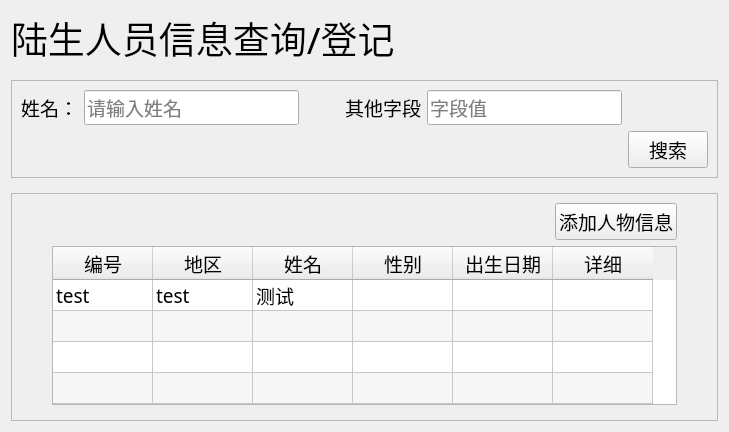
<?xml version="1.0" encoding="UTF-8"?>
<ui version="4.0">
 <class>Form</class>
 <widget class="QWidget" name="Form">
  <property name="geometry">
   <rect>
    <x>0</x>
    <y>0</y>
    <width>729</width>
    <height>432</height>
   </rect>
  </property>
  <property name="font">
   <font>
    <family>SimHei</family>
    <pointsize>14</pointsize>
   </font>
  </property>
  <property name="windowTitle">
   <string>Form</string>
  </property>
  <layout class="QVBoxLayout" name="verticalLayout">
   <property name="spacing">
    <number>15</number>
   </property>
   <item>
    <widget class="QLabel" name="label">
     <property name="font">
      <font>
       <family>SimHei</family>
       <pointsize>28</pointsize>
      </font>
     </property>
     <property name="text">
      <string>陆生人员信息查询/登记</string>
     </property>
    </widget>
   </item>
   <item>
    <widget class="QFrame" name="frame">
     <property name="font">
      <font>
       <family>SimHei</family>
       <pointsize>14</pointsize>
      </font>
     </property>
     <property name="frameShape">
      <enum>QFrame::StyledPanel</enum>
     </property>
     <layout class="QGridLayout" name="gridLayout">
      <item row="0" column="3">
       <spacer name="horizontalSpacer">
        <property name="orientation">
         <enum>Qt::Horizontal</enum>
        </property>
        <property name="sizeType">
         <enum>QSizePolicy::Fixed</enum>
        </property>
        <property name="sizeHint" stdset="0">
         <size>
          <width>40</width>
          <height>20</height>
         </size>
        </property>
       </spacer>
      </item>
      <item row="1" column="6">
       <widget class="QPushButton" name="button_search">
        <property name="cursor">
         <cursorShape>PointingHandCursor</cursorShape>
        </property>
        <property name="text">
         <string>搜索</string>
        </property>
       </widget>
      </item>
      <item row="0" column="4">
       <layout class="QHBoxLayout" name="horizontalLayout_2">
        <item>
         <widget class="QLabel" name="label_3">
          <property name="text">
           <string>其他字段</string>
          </property>
         </widget>
        </item>
        <item>
         <widget class="QLineEdit" name="lineEdit_2">
          <property name="placeholderText">
           <string>字段值</string>
          </property>
         </widget>
        </item>
       </layout>
      </item>
      <item row="0" column="0">
       <layout class="QHBoxLayout" name="horizontalLayout_3">
        <item>
         <widget class="QLabel" name="label_2">
          <property name="text">
           <string>姓名：</string>
          </property>
         </widget>
        </item>
        <item>
         <widget class="QLineEdit" name="lineEdit">
          <property name="placeholderText">
           <string>请输入姓名</string>
          </property>
         </widget>
        </item>
       </layout>
      </item>
     </layout>
    </widget>
   </item>
   <item>
    <widget class="QFrame" name="frame_2">
     <property name="frameShape">
      <enum>QFrame::StyledPanel</enum>
     </property>
     <layout class="QVBoxLayout" name="verticalLayout_2">
      <property name="leftMargin">
       <number>40</number>
      </property>
      <property name="rightMargin">
       <number>40</number>
      </property>
      <item>
       <layout class="QHBoxLayout" name="horizontalLayout">
        <item>
         <spacer name="horizontalSpacer_2">
          <property name="orientation">
           <enum>Qt::Horizontal</enum>
          </property>
          <property name="sizeHint" stdset="0">
           <size>
            <width>40</width>
            <height>20</height>
           </size>
          </property>
         </spacer>
        </item>
        <item>
         <widget class="QPushButton" name="button_add">
          <property name="font">
           <font>
            <family>SimHei</family>
            <pointsize>14</pointsize>
           </font>
          </property>
          <property name="cursor">
           <cursorShape>PointingHandCursor</cursorShape>
          </property>
          <property name="text">
           <string>添加人物信息</string>
          </property>
         </widget>
        </item>
       </layout>
      </item>
      <item>
       <widget class="QTableWidget" name="tableWidget">
        <property name="minimumSize">
         <size>
          <width>601</width>
          <height>0</height>
         </size>
        </property>
        <property name="font">
         <font>
          <family>SimHei</family>
          <pointsize>14</pointsize>
         </font>
        </property>
        <property name="verticalScrollBarPolicy">
         <enum>Qt::ScrollBarAlwaysOff</enum>
        </property>
        <property name="horizontalScrollBarPolicy">
         <enum>Qt::ScrollBarAlwaysOff</enum>
        </property>
        <property name="alternatingRowColors">
         <bool>true</bool>
        </property>
        <property name="rowCount">
         <number>10</number>
        </property>
        <property name="columnCount">
         <number>6</number>
        </property>
        <attribute name="verticalHeaderVisible">
         <bool>false</bool>
        </attribute>
        <row/>
        <row/>
        <row/>
        <row/>
        <row/>
        <row/>
        <row/>
        <row/>
        <row/>
        <row/>
        <column>
         <property name="text">
          <string>编号</string>
         </property>
        </column>
        <column>
         <property name="text">
          <string>地区</string>
         </property>
        </column>
        <column>
         <property name="text">
          <string>姓名</string>
         </property>
        </column>
        <column>
         <property name="text">
          <string>性别</string>
         </property>
        </column>
        <column>
         <property name="text">
          <string>出生日期</string>
         </property>
        </column>
        <column>
         <property name="text">
          <string>详细</string>
         </property>
        </column>
        <item row="0" column="0">
         <property name="text">
          <string>test</string>
         </property>
        </item>
        <item row="0" column="1">
         <property name="text">
          <string>test</string>
         </property>
        </item>
        <item row="0" column="2">
         <property name="text">
          <string>测试</string>
         </property>
        </item>
       </widget>
      </item>
      <item>
       <widget class="PageController" name="page_controller" native="true"/>
      </item>
     </layout>
    </widget>
   </item>
  </layout>
 </widget>
 <customwidgets>
  <customwidget>
   <class>PageController</class>
   <extends>QWidget</extends>
   <header location="global">ui.page_elements.PageController</header>
   <container>1</container>
  </customwidget>
 </customwidgets>
 <resources/>
 <connections/>
</ui>
